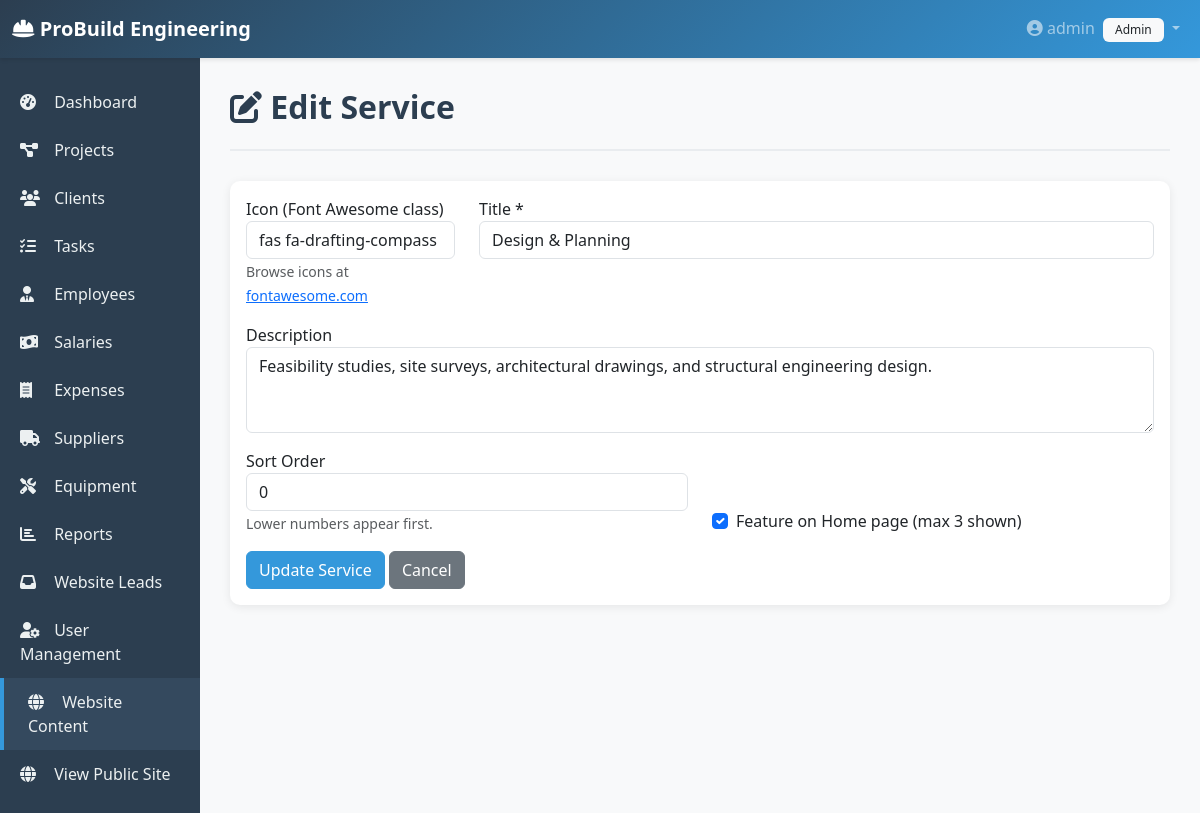
The app's page /admin/website/services/edit/1 (signed in) with its own data.
### app.py (models this page shows)
class User(UserMixin, db.Model):
    id = db.Column(db.Integer, primary_key=True)
    username = db.Column(db.String(80), unique=True, nullable=False)
    email = db.Column(db.String(120), unique=True, nullable=False)
    password_hash = db.Column(db.String(200), nullable=False)
    role = db.Column(db.String(20), nullable=False, default='user')  # admin, manager, user
    full_name = db.Column(db.String(100))
    phone = db.Column(db.String(20))
    department = db.Column(db.String(50))
    can_add_projects = db.Column(db.Boolean, default=False)
    can_edit_projects = db.Column(db.Boolean, default=False)
    can_delete_projects = db.Column(db.Boolean, default=False)
    can_add_expenses = db.Column(db.Boolean, default=False)
    can_edit_expenses = db.Column(db.Boolean, default=False)
    can_delete_expenses = db.Column(db.Boolean, default=False)
    can_view_reports = db.Column(db.Boolean, default=False)
    can_manage_users = db.Column(db.Boolean, default=False)
    is_active = db.Column(db.Boolean, default=True)
    created_at = db.Column(db.DateTime, default=datetime.utcnow)
    created_by = db.Column(db.Integer, db.ForeignKey('user.id'), nullable=True)

class ServiceItem(db.Model):
    id = db.Column(db.Integer, primary_key=True)
    icon = db.Column(db.String(50), default='fas fa-check')  # Font Awesome class
    title = db.Column(db.String(150), nullable=False)
    description = db.Column(db.Text)
    sort_order = db.Column(db.Integer, default=0)
    show_on_home = db.Column(db.Boolean, default=False)  # feature in Home's 3-card "What We Do" section

### app.py (the view, shortened to what this page needs)
@app.route('/admin/website/services/edit/<int:id>', methods=['GET', 'POST'])
@admin_required
def edit_website_service(id):
    service = ServiceItem.query.get_or_404(id)
    return render_template('edit_website_service.html', service=service)

### app.py (called while the page is built)
@app.context_processor
def inject_current_year():
    return {'current_year_value': datetime.now().year}

@login_manager.user_loader
def load_user(user_id):
    return User.query.get(int(user_id))

def admin_required(f):
    @wraps(f)
    def decorated_function(*args, **kwargs):
        if not current_user.is_authenticated or current_user.role != 'admin':
            flash('Access denied. Admin privileges required.', 'danger')
            return redirect(url_for('dashboard'))
        return f(*args, **kwargs)
    return decorated_function

### templates/edit_website_service.html (shortened to what this page needs)
{% extends "base.html" %}
{% block content %}
<div class="page-header"><h2><i class="fas fa-edit"></i> Edit Service</h2></div>
<div class="card"><div class="card-body">
<form method="POST">
<div class="row">
<div class="col-md-3 mb-3"><label>Icon (Font Awesome class)</label>
<input type="text" class="form-control" name="icon" value="{{ service.icon }}">
<small class="text-muted">Browse icons at <a href="https://fontawesome.com/search?o=r&m=free" target="_blank">fontawesome.com</a></small>
</div>
<div class="col-md-9 mb-3"><label>Title *</label>
<input type="text" class="form-control" name="title" value="{{ service.title }}" required>
</div>
</div>
<div class="mb-3"><label>Description</label>
<textarea class="form-control" name="description" rows="3">{{ service.description or '' }}</textarea>
</div>
<div class="row">
<div class="col-md-6 mb-3"><label>Sort Order</label>
<input type="number" class="form-control" name="sort_order" value="{{ service.sort_order }}">
<small class="text-muted">Lower numbers appear first.</small>
</div>
<div class="col-md-6 mb-3 d-flex align-items-end">
<div class="form-check">
<input class="form-check-input" type="checkbox" name="show_on_home" id="show_on_home" {% if service.show_on_home %}checked{% endif %}>
<label class="form-check-label" for="show_on_home">Feature on Home page (max 3 shown)</label>
</div>
</div>
</div>
<button type="submit" class="btn btn-primary">Update Service</button>
<a href="{{ url_for('website_services') }}" class="btn btn-secondary">Cancel</a>
</form>
</div></div>
{% endblock %}

### templates/base.html (shortened to what this page needs)
<!DOCTYPE html>
<html lang="en">
<head>
    <link href="https://cdn.jsdelivr.net/npm/bootstrap@5.3.0/dist/css/bootstrap.min.css" rel="stylesheet">
    <link rel="stylesheet" href="https://cdnjs.cloudflare.com/ajax/libs/font-awesome/6.4.0/css/all.min.css">
</head>
<body>
    {% if current_user.is_authenticated %}
    <nav class="navbar navbar-expand-lg navbar-dark">
        <div class="container-fluid">
            <a class="navbar-brand d-flex align-items-center" href="{{ url_for('dashboard') }}">
                <span><i class="fas fa-hard-hat"></i> ProBuild Engineering</span>
            </a>
            <div class="collapse navbar-collapse" id="navbarNav">
                <ul class="navbar-nav ms-auto">
                    <li class="nav-item dropdown">
                        <a class="nav-link dropdown-toggle" href="#" id="navbarDropdown" role="button" data-bs-toggle="dropdown">
                            <i class="fas fa-user-circle"></i> {{ current_user.username }}
                            <span class="badge bg-light text-dark ms-1">{{ current_user.role|replace('_',' ')|title }}</span>
                        </a>
                    </li>
                </ul>
            </div>
        </div>
    </nav>
    <div class="container-fluid">
        <div class="row">
            <div class="col-md-2 sidebar">
                <a href="{{ url_for('dashboard') }}" class="{% if request.endpoint == 'dashboard' %}active{% endif %}">
                    <i class="fas fa-tachometer-alt"></i> Dashboard
                </a>
                <a href="{{ url_for('projects') }}" class="{% if request.endpoint in ['projects', 'add_project', 'edit_project', 'project_detail'] %}active{% endif %}">
                    <i class="fas fa-project-diagram"></i> Projects
                </a>
                <a href="{{ url_for('clients') }}" class="{% if request.endpoint in ['clients', 'add_client', 'edit_client'] %}active{% endif %}">
                    <i class="fas fa-users"></i> Clients
                </a>
                <a href="{{ url_for('tasks') }}" class="{% if request.endpoint in ['tasks', 'add_task'] %}active{% endif %}">
                    <i class="fas fa-tasks"></i> Tasks
                </a>
                <a href="{{ url_for('employees') }}" class="{% if request.endpoint in ['employees', 'add_employee', 'edit_employee'] %}active{% endif %}">
                    <i class="fas fa-user-tie"></i> Employees
                </a>
                <a href="{{ url_for('salaries') }}" class="{% if request.endpoint in ['salaries', 'add_salary'] %}active{% endif %}">
                    <i class="fas fa-money-bill-wave"></i> Salaries
                </a>
                <a href="{{ url_for('expenses') }}" class="{% if request.endpoint in ['expenses', 'add_expense', 'edit_expense'] %}active{% endif %}">
                    <i class="fas fa-receipt"></i> Expenses
                </a>
                <a href="{{ url_for('suppliers') }}" class="{% if request.endpoint in ['suppliers', 'add_supplier', 'edit_supplier'] %}active{% endif %}">
                    <i class="fas fa-truck"></i> Suppliers
                </a>
                <a href="{{ url_for('equipment') }}" class="{% if request.endpoint in ['equipment', 'add_equipment', 'edit_equipment'] %}active{% endif %}">
                    <i class="fas fa-tools"></i> Equipment
                </a>
                <a href="{{ url_for('reports') }}" class="{% if request.endpoint == 'reports' %}active{% endif %}">
                    <i class="fas fa-chart-bar"></i> Reports
                </a>
                {% if current_user.role in ['admin', 'manager'] %}
                <a href="{{ url_for('leads') }}" class="{% if request.endpoint in ['leads'] %}active{% endif %}">
                    <i class="fas fa-inbox"></i> Website Leads
                </a>
                {% endif %}
                {% if current_user.role == 'admin' %}
                <a href="{{ url_for('users') }}" class="{% if request.endpoint in ['users', 'add_user', 'edit_user'] %}active{% endif %}">
                    <i class="fas fa-user-cog"></i> User Management
                </a>
                <a href="{{ url_for('website_content') }}" class="{% if request.endpoint in ['website_content', 'website_services', 'add_website_service', 'edit_website_service'] %}active{% endif %}">
                    <i class="fas fa-globe"></i> Website Content
                </a>
                {% endif %}
                <a href="{{ url_for('index') }}" target="_blank">
                    <i class="fas fa-globe"></i> View Public Site
                </a>
            </div>
            <div class="col-md-10 main-content">
                {% block content %}{% endblock %}
            </div>
        </div>
    </div>
    {% endif %}
</body>
</html>

### templates/base.html (style rules this page uses)
:root { --primary-color: #2c3e50; --secondary-color: #3498db; --success-color: #27ae60; --danger-color: #e74c3c; --warning-color: #f39c12; --info-color: #16a085; }
body { font-family: 'Segoe UI', Tahoma, Geneva, Verdana, sans-serif; background-color: #f8f9fa; }
.navbar { background: linear-gradient(135deg, var(--primary-color), var(--secondary-color)); box-shadow: 0 2px 4px rgba(0,0,0,0.1); }
.navbar-brand { font-weight: 600; }
.sidebar { min-height: calc(100vh - 56px); background-color: #2c3e50; padding: 20px 0; }
.sidebar a { color: #ecf0f1; padding: 12px 20px; display: block; text-decoration: none; transition: all 0.3s; }
.sidebar a:hover, .sidebar a.active { background-color: #34495e; border-left: 4px solid var(--secondary-color); padding-left: 24px; }
.sidebar i { width: 20px; margin-right: 10px; }
.main-content { padding: 30px; }
.card { border: none; border-radius: 10px; box-shadow: 0 2px 10px rgba(0,0,0,0.08); margin-bottom: 20px; }
.btn-primary { background-color: var(--secondary-color); border-color: var(--secondary-color); }
.badge { padding: 6px 12px; font-weight: 500; }
.page-header { margin-bottom: 30px; padding-bottom: 15px; border-bottom: 2px solid #e9ecef; }
.page-header h2 { color: var(--primary-color); font-weight: 600; }

### records on screen
User: username "admin", role "Admin"
ServiceItem: icon "fas fa-drafting-compass", title "Design & Planning", description "Feasibility studies, site surveys, architectural drawings, and structural engineering design.", sort_order "0", show_on_home "☑"
